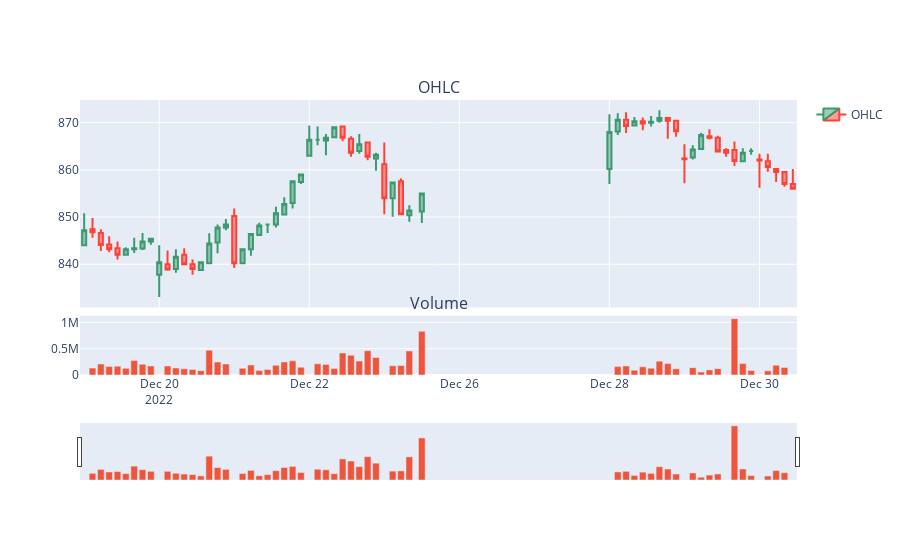

Notebook code for this chart:
### Code cell
import plotly.graph_objects as go
from plotly.subplots import make_subplots


# Create subplots and mention plot grid size
fig = make_subplots(rows=2, cols=1, shared_xaxes=True, 
               vertical_spacing=0.03, subplot_titles=('OHLC', 'Volume'), 
               row_width=[0.2, 0.7])

# Plot OHLC on 1st row
fig.add_trace(go.Candlestick(x=df["date"], open=df["Open"], high=df["High"],
                low=df["Low"], close=df["Close"], name="OHLC"), 
                row=1, col=1
)

# Bar trace for volumes on 2nd row without legend
fig.add_trace(go.Bar(x=df['date'], y=df['Volume'], showlegend=False), row=2, col=1)
fig.update_xaxes(
    rangeslider_visible=True,
    rangebreaks=[
        # NOTE: Below values are bound (not single values), ie. hide x to y
        dict(bounds=["sat", "mon"]),  # hide weekends, eg. hide sat to before mon
        dict(bounds=[17, 8], pattern="hour"),  # hide hours outside of 9.30am-4pm
        # dict(values=["2019-12-25", "2020-12-24"])  # hide holidays (Christmas and New Year's, etc)
    ]
)
# Do not show OHLC's rangeslider plot 
fig.update(layout_xaxis_rangeslider_visible=False)
fig.show()
